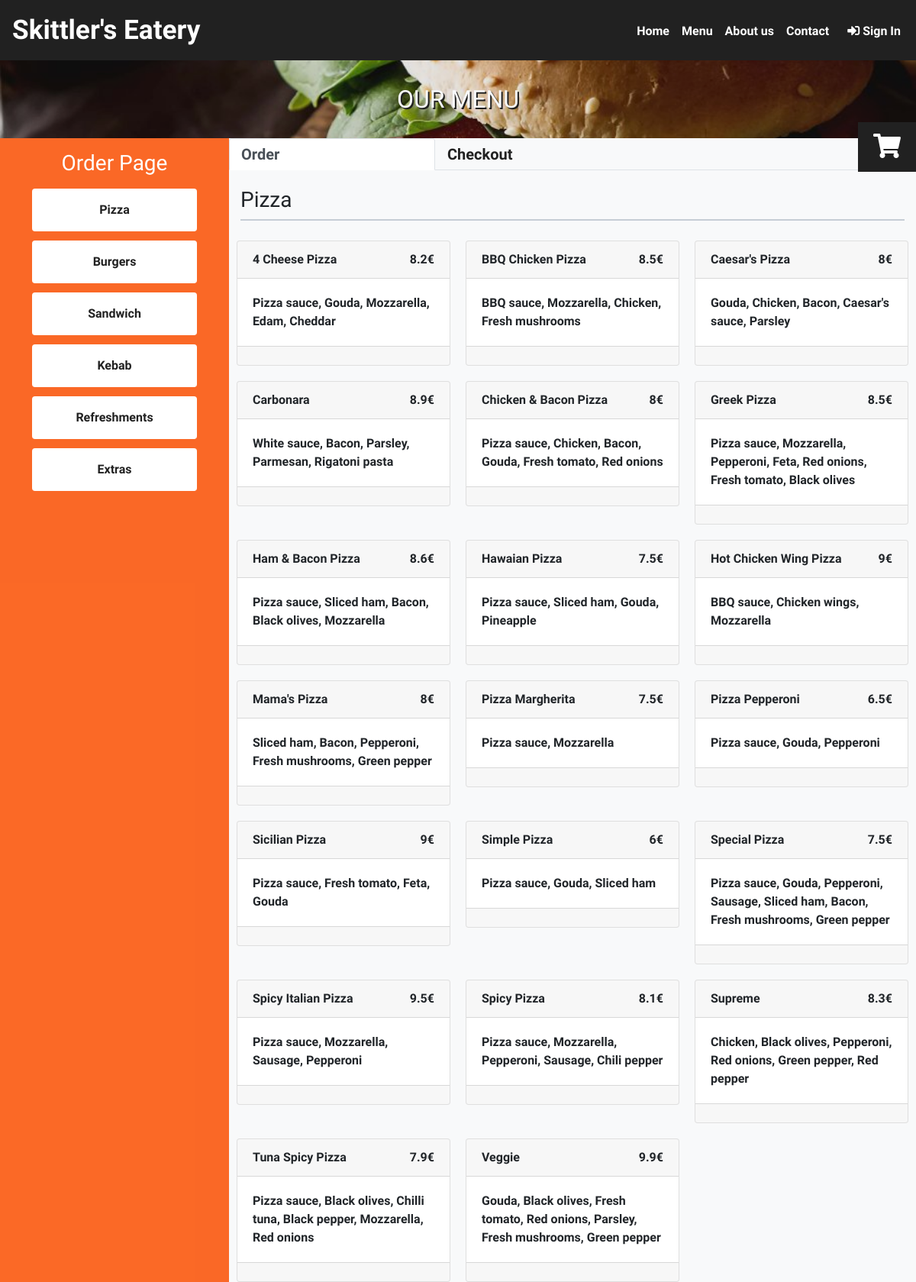
Page /menu.php (upper part) on the committed database.
### tables this page shows
CREATE TABLE `categories` (
  `id` int(11) NOT NULL,
  `category_name` varchar(45) DEFAULT NULL
);

CREATE TABLE `items` (
  `id` int(255) NOT NULL,
  `Item_name` varchar(45) NOT NULL,
  `category_id` int(11) DEFAULT NULL,
  `Description` varchar(150) DEFAULT NULL,
  `Cost` double DEFAULT NULL
);

### resources/functions.php (the view, shortened to what this page needs)
<?php
function query($sql){
	global $connection;
	return mysqli_query($connection,$sql);
}
function fetch_array($result_set){
	return mysqli_fetch_array($result_set);
}
function get_categories(){
	$query = query("SELECT id,category_name FROM categories");
	$list = array();
	$category_links = '';
	while($row = fetch_array($query)){
		$name = $row['category_name'];
		$category_links .= <<<DELIMETER
		 <li class=" "><a href="#{$name}">{$name}</a></li>
DELIMETER;
     $list[] = [$row['id'], $row['category_name']];
	}
	return [$list, $category_links];
}
function get_category_items($id){
	$query = query("SELECT * FROM items WHERE category_id =".$id." ");
	while($row = fetch_array($query)){
		$item = <<<START
		<div class="col-md-6 col-xl-4">
          <div class="card menu-item">
            <div class="card-header">
              <span class="food-title w-25">{$row['Item_name']}</span>
				<span class="food-cost float-right">{$row['Cost']}&euro;</span>
				<input type="hidden" class="food_code" name="id" value="{$row['id']}">
          </div>
            <div class="card-body">
              <span class="food-description">{$row['Description']}</span>
			</div>
            <div class="card-footer">
START;
			$item .= '</div></div></div>';
            echo $item;
	}
}
function fetch_categories_with_items($categories){
	for($i=0;$i< count($categories);$i++){
		$cat_name = $categories[$i][1];
		$displayed_cat =  <<<DELIMETER
		<div class="menu-card card d-block d-md-none mb-0 text-left ">
        <div class="card-header collapsed" data-toggle="collapse" data-target="#{$cat_name}" aria-expanded="False" >
          <a class="h3">
            {$cat_name}
          </a>
        </div>
      </div>
      <div class="row collapse flexlist" id="{$cat_name}">
        <div class="col-12 w-100  my-2 category_title d-none d-md-block">
          <span class="h3">{$cat_name}</span>
        </div>
DELIMETER;
		echo $displayed_cat;
		get_category_items($categories[$i][0]);
		echo "</div>";
	}
}
?>

### public/css/layout.css (style rules this page uses)
body { font-family: 'Raleway', sans-serif; background:#F8F9FA; }

### public/css/menu.css (style rules this page uses)
.category_list > li { width:75%; border:1px solid #212121; margin:0 auto; padding:1rem 0; margin-bottom:.75rem; background:#fff; color:#212121; font-weight:700; border:0; border-radius:4px; cursor:pointer; }
.category_list > li a { text-decoration: none; color: #212121; display: block; width: 100%; height: 100%; }
.category_title::after { content:' '; display:block; width:100%; background-color:red; border:1px solid #C6CDD5; margin:.5rem auto; }
.menu .row .card { margin:10px -5px; }
@media (max-width:1278px) { .category_list > li { width:80% !important; } }
@media (min-width:768px) { .flexlist { display:flex !important; } }

### rows in the picture
categories: category_name "Pizza"
categories: category_name "Burgers"
categories: category_name "Sandwich"
categories: category_name "Kebab"
categories: category_name "Refreshments"
categories: category_name "Extras"
items: Item_name "4 Cheese Pizza", Cost "8.2", Description "Pizza sauce, Gouda, Mozzarella, Edam, Cheddar"
items: Item_name "BBQ Chicken Pizza", Cost "8.5", Description "BBQ sauce, Mozzarella, Chicken, Fresh mushrooms"
items: Item_name "Caesar's Pizza", Cost "8", Description "Gouda, Chicken, Bacon, Caesar's sauce, Parsley"
items: Item_name "Carbonara", Cost "8.9", Description "White sauce, Bacon, Parsley, Parmesan, Rigatoni pasta"
items: Item_name "Chicken & Bacon Pizza", Cost "8", Description "Pizza sauce, Chicken, Bacon, Gouda, Fresh tomato, Red onions"
items: Item_name "Greek Pizza", Cost "8.5", Description "Pizza sauce, Mozzarella, Pepperoni, Feta, Red onions, Fresh tomato, Black olives"
items: Item_name "Ham & Bacon Pizza", Cost "8.6", Description "Pizza sauce, Sliced ham, Bacon, Black olives, Mozzarella"
items: Item_name "Hawaian Pizza", Cost "7.5", Description "Pizza sauce, Sliced ham, Gouda, Pineapple"
items: Item_name "Hot Chicken Wing Pizza", Cost "9", Description "BBQ sauce, Chicken wings, Mozzarella"
items: Item_name "Mama's Pizza", Cost "8", Description "Sliced ham, Bacon, Pepperoni, Fresh mushrooms, Green pepper"
items: Item_name "Pizza Margherita", Cost "7.5", Description "Pizza sauce, Mozzarella"
items: Item_name "Pizza Pepperoni", Cost "6.5", Description "Pizza sauce, Gouda, Pepperoni"
items: Item_name "Sicilian Pizza", Cost "9", Description "Pizza sauce, Fresh tomato, Feta, Gouda"
items: Item_name "Simple Pizza", Cost "6", Description "Pizza sauce, Gouda, Sliced ham"
items: Item_name "Special Pizza", Cost "7.5", Description "Pizza sauce, Gouda, Pepperoni, Sausage, Sliced ham, Bacon, Fresh mushrooms, Green pepper"
items: Item_name "Spicy Italian Pizza", Cost "9.5", Description "Pizza sauce, Mozzarella, Sausage, Pepperoni"
items: Item_name "Spicy Pizza", Cost "8.1", Description "Pizza sauce, Mozzarella, Pepperoni, Sausage, Chili pepper"
items: Item_name "Supreme", Cost "8.3", Description "Chicken, Black olives, Pepperoni, Red onions, Green pepper, Red pepper"
items: Item_name "Tuna Spicy Pizza", Cost "7.9", Description "Pizza sauce, Black olives, Chilli tuna, Black pepper, Mozzarella, Red onions"
items: Item_name "Veggie", Cost "9.9", Description "Gouda, Black olives, Fresh tomato, Red onions, Parsley, Fresh mushrooms, Green pepper"
